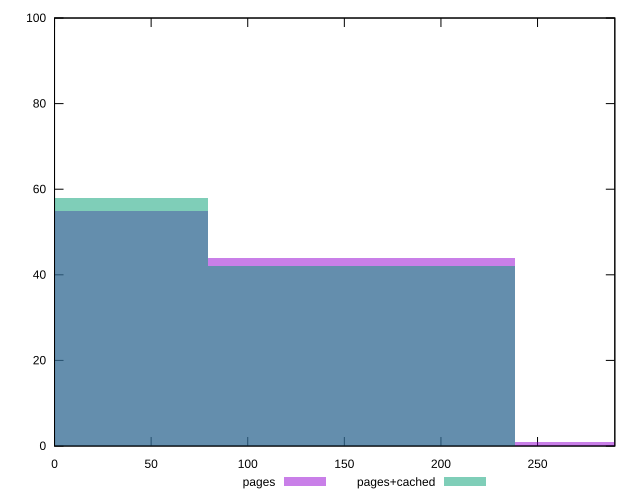

Reproduce this figure in gnuplot.
reset

$pages <<EOF
158.76104444876046 44
0 55
317.5220888975209 1
EOF

$pagesCached <<EOF
0 58
158.76104444876046 42
EOF

set key outside below
set boxwidth 158.76104444876046
set xrange [0:290]
set yrange [0:100]
set trange [0:100]
set style fill transparent solid 0.5 noborder
set terminal svg size 640, 500 enhanced background rgb 'white'
set output "report_00018_2021-02-10T15-25-16.877Z/unused-css-rules/comparison/histogram/0_vs_1.svg"

plot $pages title "pages" with boxes, \
     $pagesCached title "pages+cached" with boxes

reset
